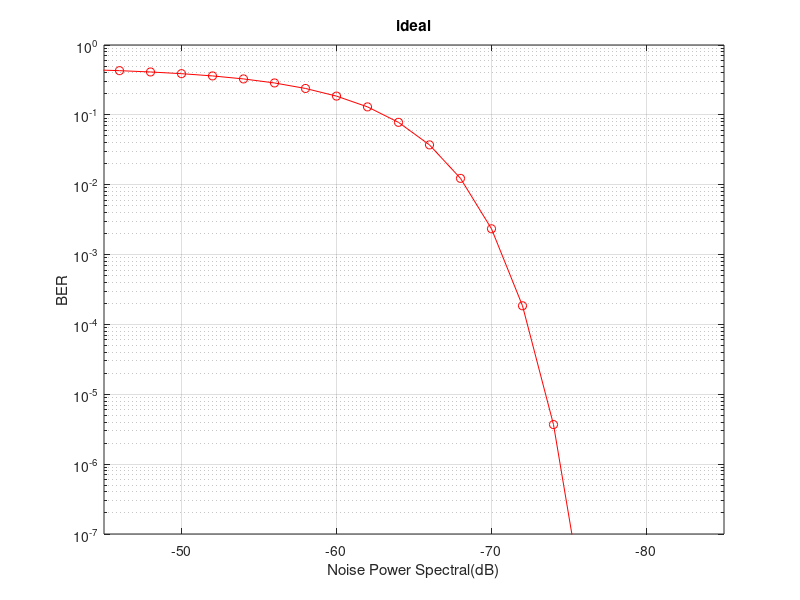
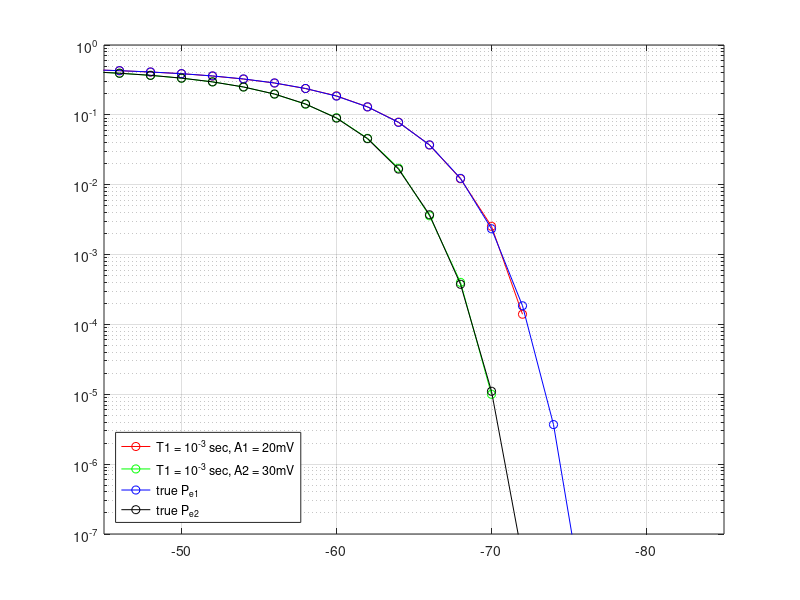
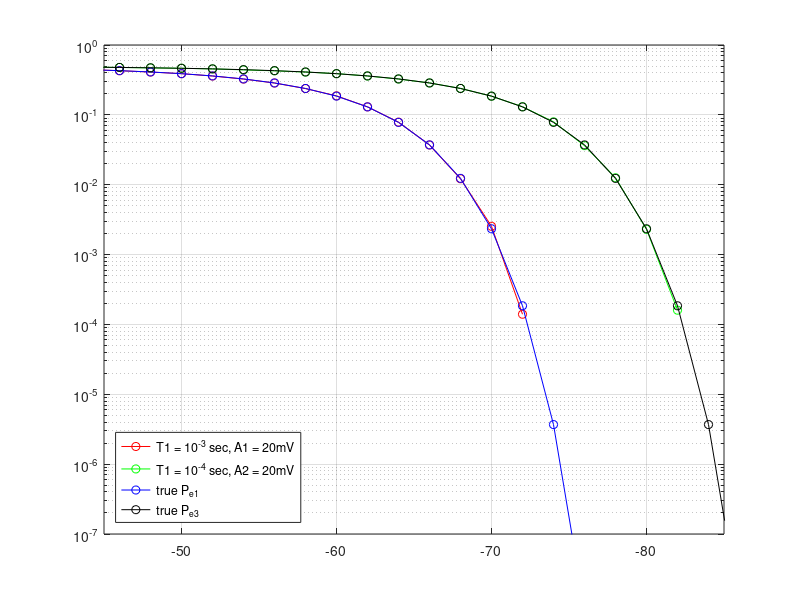

These charts were generated, in order, by the following MATLAB code:
% integrate-and-dump receiver
% 用 10^5 個 bit 模擬 antipodal 訊號，比較振幅 20 / 30 mV 與 T_b = 1 / 0.1 ms 下的 BER 與理論值
% 輸出：BER vs. 雜訊功率頻譜密度 N0
clear
clc
num=10.^5;
A1 = 0.02;
A2 = 0.03;
T1 = 1/1000;
T2 = 0.1/1000;
N0 = -20:-2:-86;
N0w=10.^(N0./10);

for i = 1:length(N0)
    x1(i) = sqrt(2.*(A1.^2).*T1./N0w(i));
    x2(i) = sqrt(2.*(A2.^2).*T1./N0w(i));
    x3(i) = sqrt(2.*(A1.^2).*T2./N0w(i));
    Q1(i) = (1/sqrt(2*pi)) * integral(@(t) exp(-t.^2 / 2), x1(i), 60);% A1 T1
    Q2(i) = (1/sqrt(2*pi)) * integral(@(t) exp(-t.^2 / 2), x2(i), 60);% A2 T1
    Q3(i) = (1/sqrt(2*pi)) * integral(@(t) exp(-t.^2 / 2), x3(i), 60);% A1 T2
end
semilogy(N0, Q1,'r-o');
xlim([-85 -45])
ylim([10.^-7 1])
xlabel('Noise Power Spectral(dB)')
ylabel('BER')
title('ideal')
grid on
set(gca,'XDir','reverse')

m=round(rand(1, num)); 
s1=(2*m-ones(size(m)))*A1; 
s2=(2*m-ones(size(m)))*A2; 

for ii = 1:length(N0)
    nois1=10^(N0(ii)/20)*sqrt(T1/2);
    nois2=10^(N0(ii)/20)*sqrt(T2/2);
    n1=nois1*randn(size(s1)); 
    n2=n1./nois1.*nois2; 

    v1 = s1.*T1 + n1;
    v2 = s2.*T1 + n1;
    v3 = s1.*T2 + n2;

    err1(ii,:) = sign(s1)~=sign(v1); % A1 T1
    err2(ii,:) = sign(s2)~=sign(v2); % A2 T1
    err3(ii,:) = sign(s1)~=sign(v3); % A1 T2

end
error1 = sum(err1.')/num;
error2 = sum(err2.')/num;
error3 = sum(err3.')/num;

%第一題 T1 A1 A2
figure;
title('第一題');
xlabel('Noise Power Spectral(dB)');
ylabel('BER');
semilogy(N0,error1,'r-o',N0,error2,'g-o',N0,Q1,'b-o',N0,Q2,'k-o')
xlim([-85 -45])
ylim([10.^-7 1])
grid on
legend('T1 = 10^-^3 sec, A1 = 20mV', 'T1 = 10^-^3 sec, A2 = 30mV','true P_e_1','true P_e_2','location','southwest');
set(gca,'XDir','reverse')

%第二題 A1 T1 T2
figure
title(['第二題']);
xlabel('Noise Power Spectral(dB)');
ylabel('BER');
semilogy(N0,error1,'r-o',N0,error3,'g-o',N0,Q1,'b-o',N0,Q3,'k-o')
xlim([-85 -45])
ylim([10.^-7 1])
grid on
legend('T1 = 10^-^3 sec, A1 = 20mV', 'T1 = 10^-^4 sec, A2 = 20mV','true P_e_1','true P_e_3','location','southwest');
set(gca,'XDir','reverse')
